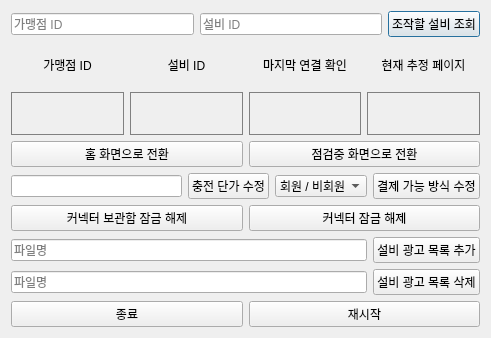
<?xml version="1.0" encoding="UTF-8"?>
<ui version="4.0">
 <class>Dia_HMI</class>
 <widget class="QDialog" name="Dia_HMI">
  <property name="geometry">
   <rect>
    <x>0</x>
    <y>0</y>
    <width>491</width>
    <height>338</height>
   </rect>
  </property>
  <property name="windowTitle">
   <string>Dialog</string>
  </property>
  <layout class="QVBoxLayout" name="verticalLayout_5">
   <item>
    <layout class="QHBoxLayout" name="horizontalLayout_6">
     <item>
      <widget class="QLineEdit" name="lineEdit_2">
       <property name="placeholderText">
        <string>가맹점 ID</string>
       </property>
      </widget>
     </item>
     <item>
      <widget class="QLineEdit" name="lineEdit_3">
       <property name="placeholderText">
        <string>설비 ID</string>
       </property>
      </widget>
     </item>
     <item>
      <widget class="QPushButton" name="pushButton_8">
       <property name="text">
        <string>조작할 설비 조회</string>
       </property>
      </widget>
     </item>
    </layout>
   </item>
   <item>
    <layout class="QHBoxLayout" name="horizontalLayout_7">
     <item>
      <layout class="QVBoxLayout" name="verticalLayout">
       <item>
        <widget class="QLabel" name="label">
         <property name="text">
          <string>가맹점 ID</string>
         </property>
         <property name="alignment">
          <set>Qt::AlignmentFlag::AlignCenter</set>
         </property>
        </widget>
       </item>
       <item>
        <widget class="QLabel" name="label_2">
         <property name="minimumSize">
          <size>
           <width>0</width>
           <height>0</height>
          </size>
         </property>
         <property name="styleSheet">
          <string notr="true">border: 1px solid gray;
background-color: transparent;
padding: 1px;</string>
         </property>
         <property name="text">
          <string/>
         </property>
        </widget>
       </item>
      </layout>
     </item>
     <item>
      <layout class="QVBoxLayout" name="verticalLayout_2">
       <item>
        <widget class="QLabel" name="label_3">
         <property name="text">
          <string>설비 ID</string>
         </property>
         <property name="alignment">
          <set>Qt::AlignmentFlag::AlignCenter</set>
         </property>
        </widget>
       </item>
       <item>
        <widget class="QLabel" name="label_4">
         <property name="styleSheet">
          <string notr="true">border: 1px solid gray;
background-color: transparent;
padding: 1px;</string>
         </property>
         <property name="text">
          <string/>
         </property>
        </widget>
       </item>
      </layout>
     </item>
     <item>
      <layout class="QVBoxLayout" name="verticalLayout_3">
       <item>
        <widget class="QLabel" name="label_5">
         <property name="text">
          <string>마지막 연결 확인</string>
         </property>
         <property name="alignment">
          <set>Qt::AlignmentFlag::AlignCenter</set>
         </property>
        </widget>
       </item>
       <item>
        <widget class="QLabel" name="label_6">
         <property name="styleSheet">
          <string notr="true">border: 1px solid gray;
background-color: transparent;
padding: 1px;</string>
         </property>
         <property name="text">
          <string/>
         </property>
        </widget>
       </item>
      </layout>
     </item>
     <item>
      <layout class="QVBoxLayout" name="verticalLayout_4">
       <item>
        <widget class="QLabel" name="label_7">
         <property name="text">
          <string>현재 추정 페이지</string>
         </property>
         <property name="alignment">
          <set>Qt::AlignmentFlag::AlignCenter</set>
         </property>
        </widget>
       </item>
       <item>
        <widget class="QLabel" name="label_8">
         <property name="styleSheet">
          <string notr="true">border: 1px solid gray;
background-color: transparent;
padding: 1px;</string>
         </property>
         <property name="text">
          <string/>
         </property>
        </widget>
       </item>
      </layout>
     </item>
    </layout>
   </item>
   <item>
    <layout class="QHBoxLayout" name="horizontalLayout_4">
     <item>
      <widget class="QPushButton" name="pushButton">
       <property name="text">
        <string>홈 화면으로 전환</string>
       </property>
      </widget>
     </item>
     <item>
      <widget class="QPushButton" name="pushButton_2">
       <property name="text">
        <string>점검중 화면으로 전환</string>
       </property>
      </widget>
     </item>
    </layout>
   </item>
   <item>
    <layout class="QHBoxLayout" name="horizontalLayout_5">
     <item>
      <layout class="QHBoxLayout" name="horizontalLayout">
       <item>
        <widget class="QLineEdit" name="lineEdit"/>
       </item>
       <item>
        <widget class="QPushButton" name="pushButton_3">
         <property name="text">
          <string>충전 단가 수정</string>
         </property>
        </widget>
       </item>
      </layout>
     </item>
     <item>
      <layout class="QHBoxLayout" name="horizontalLayout_2">
       <item>
        <widget class="QComboBox" name="comboBox">
         <item>
          <property name="text">
           <string>회원 / 비회원</string>
          </property>
         </item>
         <item>
          <property name="text">
           <string>회원</string>
          </property>
         </item>
         <item>
          <property name="text">
           <string>비회원</string>
          </property>
         </item>
        </widget>
       </item>
       <item>
        <widget class="QPushButton" name="pushButton_4">
         <property name="text">
          <string>결제 가능 방식 수정</string>
         </property>
        </widget>
       </item>
      </layout>
     </item>
    </layout>
   </item>
   <item>
    <layout class="QHBoxLayout" name="horizontalLayout_3">
     <item>
      <widget class="QPushButton" name="pushButton_5">
       <property name="text">
        <string>커넥터 보관함 잠금 해제</string>
       </property>
      </widget>
     </item>
     <item>
      <widget class="QPushButton" name="pushButton_6">
       <property name="text">
        <string>커넥터 잠금 해제</string>
       </property>
      </widget>
     </item>
    </layout>
   </item>
   <item>
    <layout class="QHBoxLayout" name="horizontalLayout_8">
     <item>
      <widget class="QLineEdit" name="lineEdit_4">
       <property name="placeholderText">
        <string>파일명</string>
       </property>
      </widget>
     </item>
     <item>
      <widget class="QPushButton" name="pushButton_9">
       <property name="text">
        <string>설비 광고 목록 추가</string>
       </property>
      </widget>
     </item>
    </layout>
   </item>
   <item>
    <layout class="QHBoxLayout" name="horizontalLayout_9">
     <item>
      <widget class="QLineEdit" name="lineEdit_5">
       <property name="placeholderText">
        <string>파일명</string>
       </property>
      </widget>
     </item>
     <item>
      <widget class="QPushButton" name="pushButton_10">
       <property name="text">
        <string>설비 광고 목록 삭제</string>
       </property>
      </widget>
     </item>
    </layout>
   </item>
   <item>
    <layout class="QHBoxLayout" name="horizontalLayout_10">
     <item>
      <widget class="QPushButton" name="pushButton_11">
       <property name="text">
        <string>종료</string>
       </property>
      </widget>
     </item>
     <item>
      <widget class="QPushButton" name="pushButton_7">
       <property name="text">
        <string>재시작</string>
       </property>
      </widget>
     </item>
    </layout>
   </item>
  </layout>
 </widget>
 <resources/>
 <connections/>
</ui>
